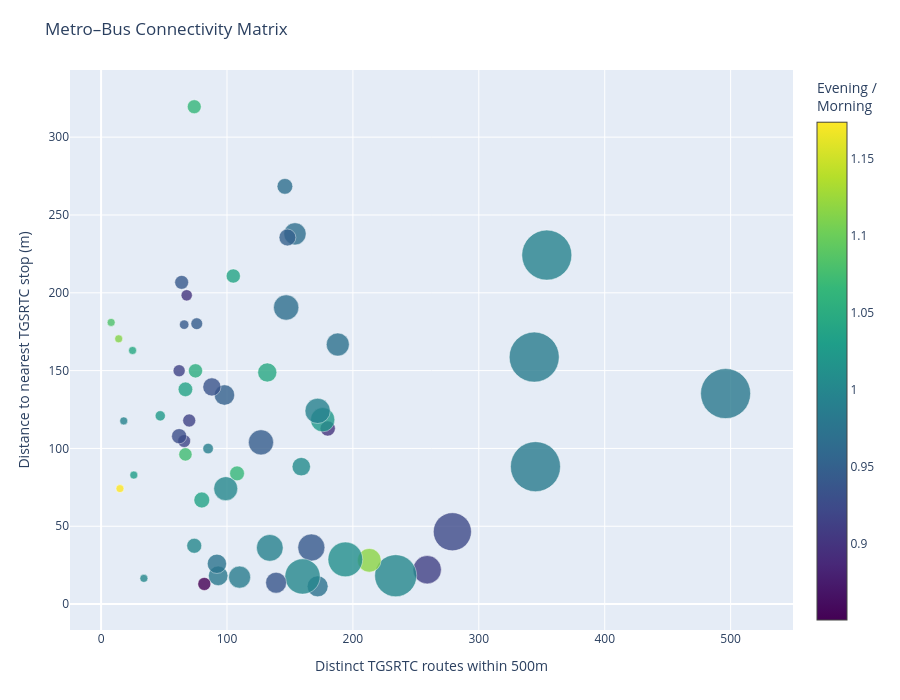

The code cell stored with this chart in its notebook:
### Code cell
# ============================================
# 11.2 — Metro–Bus Connectivity Matrix
# ============================================

fig = go.Figure()

fig.add_trace(
    go.Scatter(
        x=accessibility_profile["bus_routes"],
        y=accessibility_profile["nearest_bus_distance_m"],
        mode="markers",
        marker=dict(
            size=np.clip(
                accessibility_profile["catchment_scheduled_trips"] / 150,
                8,
                50
            ),
            color=accessibility_profile["evening_morning_ratio"],
            colorscale="Viridis",
            showscale=True,
            colorbar=dict(
                title="Evening /<br>Morning"
            ),
            opacity=0.8,
            line=dict(width=0.5)
        ),
        text=accessibility_profile["metro_name"],
        customdata=accessibility_profile[
            [
                "bus_stops",
                "bus_routes",
                "catchment_scheduled_trips",
                "morning_service",
                "evening_service",
                "evening_morning_ratio"
            ]
        ],
        hovertemplate=(
            "<b>%{text}</b><br>"
            "Bus routes within 500m: %{x}<br>"
            "Nearest bus stop: %{y:.0f} m<br>"
            "Bus stops within 500m: %{customdata[0]}<br>"
            "Scheduled trips: %{customdata[2]}<br>"
            "Morning service: %{customdata[3]}<br>"
            "Evening service: %{customdata[4]}<br>"
            "Evening/Morning: %{customdata[5]:.2f}"
            "<extra></extra>"
        ),
        name="Metro stations"
    )
)

fig.update_layout(
    title="Metro–Bus Connectivity Matrix",
    xaxis=dict(
        title="Distinct TGSRTC routes within 500m"
    ),
    yaxis=dict(
        title="Distance to nearest TGSRTC stop (m)"
    ),
    height=700,
    margin=dict(l=70, r=30, t=70, b=70)
)

fig.show()

### Figure 1 — Plotly figure (JSON) as saved in the notebook; plotly's stock layout.template omitted (floating-point values rounded to 4 significant figures; data arrays with more than 128 entries replaced by an {"elided": "..."} marker saying what was removed)
{"data": [{"customdata": {"elided": "57x6 float values"}, "hovertemplate": "<b>%{text}</b><br>Bus routes within 500m: %{x}<br>Nearest bus stop: %{y:.0f} m<br>Bus stops within 500m: %{customdata[0]}<br>Scheduled trips: %{customdata[2]}<br>Morning service: %{customdata[3]}<br>Evening service: %{customdata[4]}<br>Evening/Morning: %{customdata[5]:.2f}<extra></extra>", "marker": {"color": [0.9814, 0.9957, 0.9847, 0.9858, 0.9238, 0.913, 1.001, 1.117, 1.011, 0.9704, 0.9, 1.024, 0.9934, 0.9726, 0.9405, 1.001, 1.005, 0.9663, 0.9498, 0.9668, 0.9665, 0.9379, 0.9929, 1.045, 0.9453, 0.9858, 1.066, 1.039, 1.0, 0.9499, 0.9823, 0.9746, 0.9347, 0.9903, 0.8507, 1.037, 0.9451, 1.051, 1.065, 1.0, 0.916, 0.8997, 1.073, 1.038, 0.9189, 0.9422, 0.9409, 0.9158, 0.928, 1.025, 1.0, 1.03, 1.044, 0.9952, 1.173, 1.113, 1.082], "colorbar": {"title": {"text": "Evening /<br>Morning"}}, "colorscale": [[0, "#440154"], [0.1111, "#482878"], [0.2222, "#3e4989"], [0.3333, "#31688e"], [0.4444, "#26828e"], [0.5556, "#1f9e89"], [0.6667, "#35b779"], [0.7778, "#6ece58"], [0.8889, "#b5de2b"], [1, "#fde725"]], "line": {"width": 0.5}, "opacity": 0.8, "showscale": true, "size": [50.0, 50.0, 50.0, 50.0, 38.11, 28.35, 42.05, 23.71, 34.77, 23.02, 15.19, 24.28, 25.27, 20.91, 27.08, 35.29, 18.37, 22.27, 16.85, 25.32, 15.69, 20.91, 26.75, 19.08, 25.18, 22.06, 14.77, 14.23, 23.97, 20.4, 19.55, 19.3, 18.11, 10.49, 13.03, 15.82, 11.75, 14.16, 13.94, 14.96, 13.01, 11.23, 13.31, 14.56, 12.82, 9.433, 13.89, 12.08, 15.13, 10.21, 8.0, 8.0, 8.0, 8.0, 8.0, 8.0, 8.0]}, "mode": "markers", "name": "Metro stations", "text": ["Secunderabad East", "Secunderabad West", "Parade Ground", "JBS Parade Ground", "Sultan Bazar", "Malakpet", "Osmania Medical College", "L. B. Nagar", "Lakdi-ka-pul", "Dilsukh Nagar", "New Market", "Tarnaka", "Mettuguda", "Chaitanyapuri", "Paradise", "Uppal", "Victoria Memorial", "Gandhi Bhavan", "Musarambagh", "Assembly", "Mahatma Gandhi Bus Station", "Nampally", "Panjagutta", "Habsiguda", "Moosapet", "S. R. Nagar", "NGRI", "Stadium", "Madhura Nagar", "Kukatpally", "ESI Hospital", "Nagole", "KPHB Colony", "Erragadda", "Narayanaguda", "Ameerpet", "Balanagar", "Rasoolpura", "Begumpet", "Erra Manzil", "RTC Cross Roads", "Chikkadpally", "Prakash Nagar", "Khairatabad", "Musheerabad", "Bharat Nagar", "Miyapur", "Gandhi Hospital", "JNTU College", "HITEC City", "Raidurg", "Jubilee Hills Checkpost", "Peddamma Gudi", "Durgam Cheruvu", "Madhapur", "Yusufguda", "Road No 5 Jubilee Hills"], "type": "scatter", "x": [496, 354, 345, 344, 279, 259, 234, 213, 194, 188, 180, 176, 172, 172, 167, 160, 159, 154, 148, 147, 146, 139, 134, 132, 127, 110, 108, 105, 99, 98, 93, 92, 88, 85, 82, 80, 76, 75, 74, 74, 70, 68, 67, 67, 66, 66, 64, 62, 62, 47, 34, 26, 25, 18, 15, 14, 8], "y": [135.2, 224.2, 88.29, 158.7, 46.48, 22.09, 18.22, 28.15, 28.7, 166.8, 112.8, 118.4, 124.1, 11.39, 36.34, 17.74, 88.29, 237.9, 235.5, 190.6, 268.4, 13.71, 36.12, 148.8, 103.9, 17.32, 83.96, 210.8, 74.16, 134.3, 18.14, 25.88, 139.5, 99.91, 12.93, 66.88, 180.1, 149.9, 319.6, 37.46, 118.0, 198.4, 96.18, 138.0, 104.7, 179.5, 206.7, 149.9, 107.9, 121.0, 16.54, 82.91, 162.9, 117.7, 74.19, 170.4, 181.0]}], "layout": {"height": 700, "margin": {"b": 70, "l": 70, "r": 30, "t": 70}, "title": {"text": "Metro–Bus Connectivity Matrix"}, "xaxis": {"title": {"text": "Distinct TGSRTC routes within 500m"}}, "yaxis": {"title": {"text": "Distance to nearest TGSRTC stop (m)"}}}}
